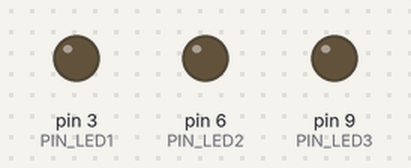
Bench run of a sketch on a simulated Arduino Uno, built with avr-gcc and run on an emulated ATmega328P. Shown: output pins drawn as LEDs (lit = HIGH).

Above: at 0.15 s.
At 4.17 s:
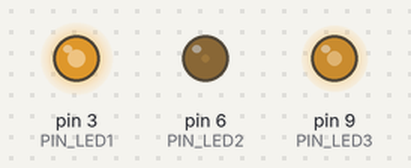
At 9.11 s:
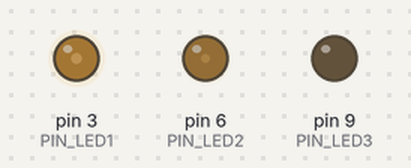
At 19.31 s:
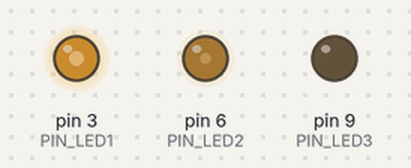
At 29.51 s:
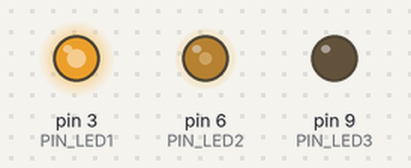
At 39.74 s:
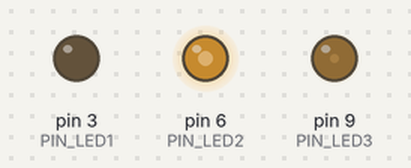
Timing chart, 0 to 40.0 s (numbered marks = the images above):
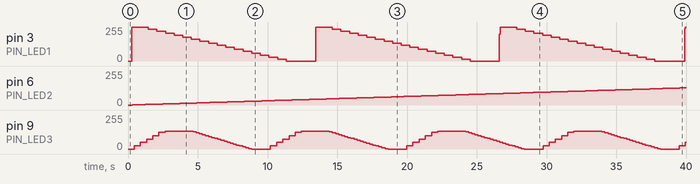

Measured:
- by itself, pin 6 (PIN_LED2): moves from 0/255 to 129/255 over 39.6 s

The sketch:

class_led.ino
```cpp
/*
   BLINKER CLASS DEFINITION
   Blinker(PIN, DuringHIGH, DuringLOW)
*/
class Blinker {
//—————————————————————————————————————
//             __Init__
  private:
    byte pinLED;
    boolean ledState = LOW;
    unsigned long timeLedOn;
    unsigned long timeLedOff;
    unsigned long nextChangeTime = 0;

  public:
    Blinker(byte pinLED, unsigned long timeLedOn, unsigned long timeLedOff) {
      this->pinLED = pinLED;
      this->timeLedOn = timeLedOn;
      this->timeLedOff = timeLedOff;
      pinMode(pinLED, OUTPUT);
    }

//—————————————————————————————————————
//              Refresh
    void check() {
      unsigned long currentTime = millis();
      if (currentTime >= nextChangeTime) {
        if (ledState) {
          // LED is currently turned On. Turn Off LED.
          ledState = LOW;
          nextChangeTime = currentTime + timeLedOff;
        }
        else {
          // LED is currently turned Off. Turn On LED.
          ledState = HIGH;
          nextChangeTime = currentTime + timeLedOn;
        }
        digitalWrite(pinLED, ledState);
      }
    }
//—————————————————————————————————————
//            Set Functions
    void setDuringTime(){
    }
//—————————————————————————————————————
//            Get Functions
    void getDuringTime(){
    }
};

//=========================================================================
//=========================================================================
/*
   FADE CLASS DEFINITION
   Fader(PIN, StepsUp, StepsDown, TimeToUp, TimeToDown, DuringHIGH, DuringLOW)
*/
class Fader {
//—————————————————————————————————————
//             __Init__
  private:
    byte pinLED;
    bool isUp, isOn, isOff, isDown;
    int value, maxBri, minBri;
    unsigned long PrevTime, onTime, offTime;
    unsigned long stepsUp, stepsDown, timeToUp, timeToDown, timeOn, timeOff;

  public:
    Fader(byte pinLED, int minBri, int maxBri, unsigned long stepsUp, unsigned long stepsDown, unsigned long timeToUp, unsigned long timeToDown, unsigned long timeOn, unsigned long timeOff) {
      this->pinLED = pinLED;
      this->stepsUp = stepsUp;
      this->stepsDown = stepsDown;
      this->timeToUp = timeToUp;
      this->timeToDown = timeToDown;
      this->timeOn = timeOn;
      this->timeOff = timeOff;
      this->minBri = minBri;
      this->maxBri = maxBri;

      pinMode(pinLED, OUTPUT);
      isUp = true;
      PrevTime = millis();
    }
//—————————————————————————————————————
//              Refresh
    void check() {
      unsigned long currentTime = millis();
      if (isUp) {
        if (currentTime-PrevTime >= timeToUp) {
          value += stepsUp;
          if (value >= maxBri) {
            value=maxBri;
            if (!isOn) {
              onTime = currentTime;
              isOn = true;
            }else if (currentTime-onTime>=timeOn && isOn) {
              isOn = false;
              isDown = true;
              isUp = false;
            }
          }
          PrevTime = currentTime;
        }
      } else if (isDown) {
        if (currentTime - PrevTime >= timeToDown) {
          value -= stepsDown;
          if (value <= minBri) {
            value=minBri;
            if (!isOff) {
              offTime = currentTime;
              isOff = true;
            }else if (currentTime - offTime >= timeOff && isOff) {
              isOff = false;
              isUp = true;
              isDown = false;
            }
          }
          PrevTime = currentTime;
        }
      }
      analogWrite(pinLED, value);
    }

//—————————————————————————————————————
//            Set Functions
    void setBrightness(int min, int max){
      minBri=min;
      maxBri=max;
    }
    void setSteps(){
    }
    void setTimeTo(){
    }
    void setDuringTime(unsigned long haut, unsigned long bas){
      timeOn = haut;
      timeOff = bas;
    }
//—————————————————————————————————————
//            Get Functions
    void getSteps(){
    }
    void getTimeTo(){
    }
    void getDuringTime(){
    }
};
```

_main.ino
```cpp
#define PIN_LED1 3
#define PIN_LED2 6
#define PIN_LED3 9

//Blinker(PIN, DuringHIGH, DuringLOW)
//Blinker blink1 = Blinker(PIN_LED1, 200, 500);
//Blinker blink2 = Blinker(PIN_LED2, 1200, 700);
//Blinker blink3 = Blinker(PIN_LED2, 1200, 700);

//Fader(PIN, minBrighntess, maxBrightness, StepsUp, StepsDown, TimeToDown, TimeToUp, DuringHIGH, DuringLOW)
Fader fader1 = Fader(PIN_LED1, 0, 255, 1, 15, 1, 618, 571, 1579);
Fader fader2 = Fader(PIN_LED2, 0, 157, 1, 5, 309, 59, 6485, 745);
Fader fader3 = Fader(PIN_LED3, 0, 135, 25, 7, 444, 222, 1541, 795);

void setup() {
  Serial.begin(9600);
}

void loop() {
  fader1.check();
  fader2.check();
  fader3.check();
}
```
